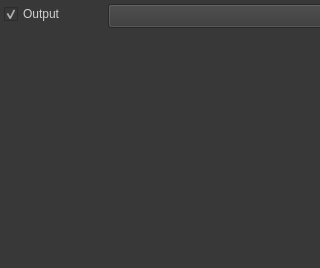
<?xml version="1.0" encoding="UTF-8"?>
<ui version="4.0">
 <class>ChannelNodeWidget</class>
 <widget class="QWidget" name="ChannelNodeWidget">
  <property name="geometry">
   <rect>
    <x>0</x>
    <y>0</y>
    <width>320</width>
    <height>268</height>
   </rect>
  </property>
  <property name="windowTitle">
   <string>Form</string>
  </property>
  <property name="styleSheet">
   <string notr="true">QWidget {
background-color: rgb(56, 56, 56); 
color: rgb(208, 208, 208);
}</string>
  </property>
  <widget class="QCheckBox" name="OutputEnabledCheckBox">
   <property name="geometry">
    <rect>
     <x>4</x>
     <y>4</y>
     <width>74</width>
     <height>20</height>
    </rect>
   </property>
   <property name="text">
    <string>Output</string>
   </property>
   <property name="checked">
    <bool>true</bool>
   </property>
  </widget>
  <widget class="QPushButton" name="ExpandCollapsePushButton">
   <property name="geometry">
    <rect>
     <x>108</x>
     <y>4</y>
     <width>216</width>
     <height>24</height>
    </rect>
   </property>
   <property name="text">
    <string/>
   </property>
   <property name="checkable">
    <bool>true</bool>
   </property>
  </widget>
  <widget class="QWidget" name="PitchTimbreWidget" native="true">
   <property name="geometry">
    <rect>
     <x>0</x>
     <y>28</y>
     <width>320</width>
     <height>240</height>
    </rect>
   </property>
  </widget>
  <widget class="QWidget" name="ColorWidget" native="true">
   <property name="geometry">
    <rect>
     <x>84</x>
     <y>4</y>
     <width>16</width>
     <height>20</height>
    </rect>
   </property>
  </widget>
 </widget>
 <resources/>
 <connections/>
</ui>
